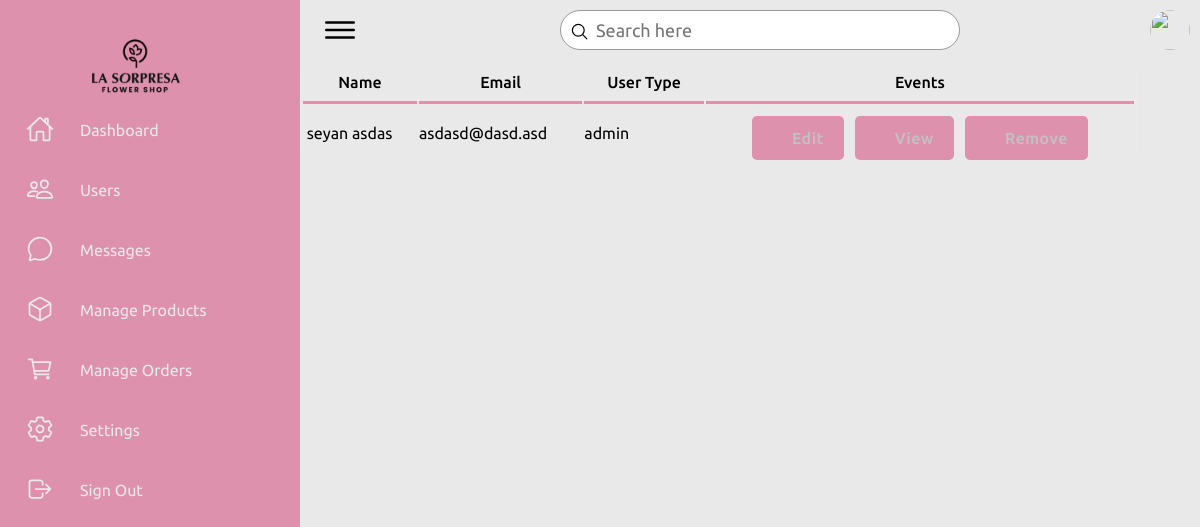
Before: /admin/users.php (signed in) with the older database file.
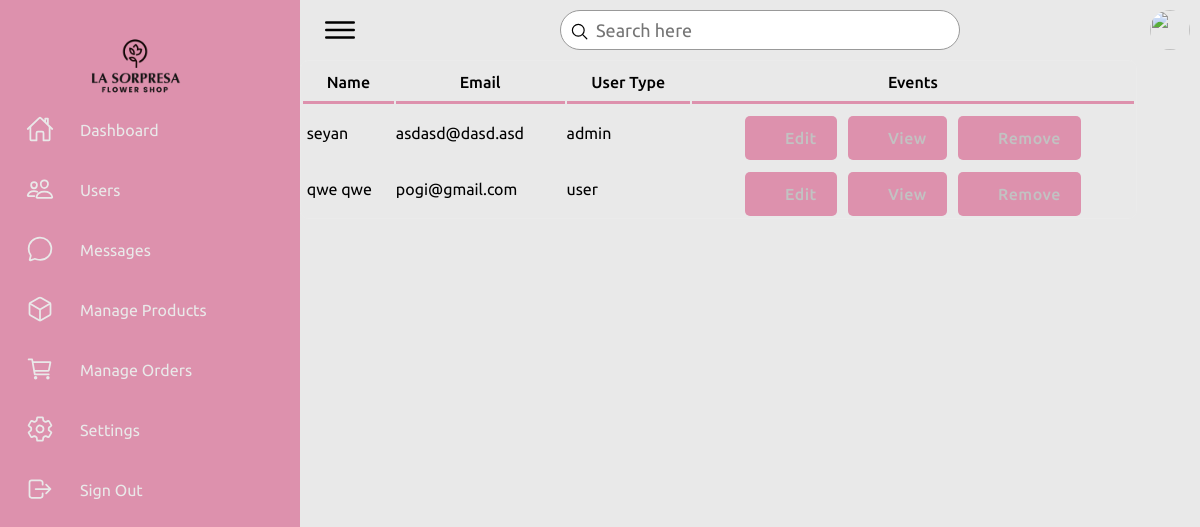
After: the same page with the newer database file.
### tables this page shows
CREATE TABLE `users` (
  `id` int(100) NOT NULL,
  `name` varchar(100) NOT NULL,
  `email` varchar(100) NOT NULL,
  `username` varchar(100) NOT NULL,
  `contact` varchar(100) NOT NULL,
  `password` varchar(255) NOT NULL,
  `user_type` varchar(1000) NOT NULL
);

### admin/users.php (the view, shortened to what this page needs)
<?php
include '../config.php';
$sql = "SELECT * FROM users";
?>
<!DOCTYPE html>
<html lang="en">
<head>
    <link rel="stylesheet" href="../css/style.css">
    <link rel="stylesheet" href="https://cdnjs.cloudflare.com/ajax/libs/animate.css/4.1.1/animate.min.css"/>
    <link rel="stylesheet" href="https://cdnjs.cloudflare.com/ajax/libs/font-awesome/6.5.2/css/all.min.css">
    <link rel="stylesheet" href="../css/animations.css">
    <link rel="stylesheet" href="../css/admin1.css">
    <link rel="stylesheet" href="../css/admin2.css">
</head>
<body>
    <div class="container">
        <div class="navigation">
            <ul>
                <li>
                    <a href="#">
                        <div class="logo-container">
                            <img src="../images/logo.png" alt="Logo" class="logo" />
                        </div>
                        <span class="title"></span>
                    </a>
                </li>
                <li>
                    <a href="dashboard.php">
                        <span class="icon">
                            <ion-icon name="home-outline"></ion-icon>
                        </span>
                        <span class="title">Dashboard</span>
                    </a>
                </li>
                <li>
                    <a href="#">
                        <span class="icon">
                            <ion-icon name="people-outline"></ion-icon>
                        </span>
                        <span class="title">Users</span>
                    </a>
                </li>
                <li>
                    <a href="#">
                        <span class="icon">
                            <ion-icon name="chatbubble-outline"></ion-icon>
                        </span>
                        <span class="title">Messages</span>
                    </a>
                </li>
                <li>
                    <a href="#">
                        <span class="icon">
                            <ion-icon name="cube-outline"></ion-icon>
                        </span>
                        <span class="title">Manage Products</span>
                    </a>
                </li>
                <li>
                    <a href="#">
                        <span class="icon">
                            <ion-icon name="cart-outline"></ion-icon>
                        </span>
                        <span class="title">Manage Orders</span>
                    </a>
                </li>
                <li>
                    <a href="#">
                        <span class="icon">
                            <ion-icon name="settings-outline"></ion-icon>
                        </span>
                        <span class="title">Settings</span>
                    </a>
                </li>
                <li>
                    <a href="../index.php">
                        <span class="icon">
                            <ion-icon name="log-out-outline"></ion-icon>
                        </span>
                        <span class="title">Sign Out</span>
                    </a>
                </li>
            </ul>
        </div>
        <div class="main">
            <div class="topbar">
                <div class="toggle">
                    <ion-icon name="menu-outline"></ion-icon>
                </div>
                <div class="search">
                    <label>
                        <input type="text" placeholder="Search here">
                        <ion-icon name="search-outline"></ion-icon>
                    </label>
                </div>
                <div class="user">
                    <img src="assets/imgs/customer01.jpg" alt="">
                </div>
            </div>
            <tr>
                <td colspan="4">
                    <div class="abc scroll">
                        <table width="93%" class="sub-table scrolldown" border="0">
                            <thead>
                                <tr>
                                    <th class="table-headin">
                                        Name
                                    </th>
                                    <th class="table-headin">
                                        Email
                                    </th>
                                    <th class="table-headin">
                                        User Type
                                    </th>
                                    <th class="table-headin">
                                        Events
                                    </th>
                            </thead>
                            <tbody>
                                <?php
                                $result = mysqli_query($conn, $sql);
                                if ($result->num_rows == 0) {
                                    echo '<tr>
                                    <td colspan="4">
                                    <br><br><br><br>
                                    <center>
                                    <br>
                                    <p class="heading-main12" style="margin-left: 45px;font-size:20px;color:rgb(49, 49, 49)">We  couldnt find anything related to your keywords !</p>
                                    <a class="non-style-link" href="users.php"><button  class="login-btn btn-primary-soft btn"  style="display: flex;justify-content: center;align-items: center;margin-left:20px;">&nbsp;  &nbsp;</font></button>
                                    </a>
                                    </center>
                                    <br><br><br><br>
                                    </td>
                                    </tr>';
                                } else {
                                    for ($x = 0; $x < $result->num_rows; $x++) {
                                        $row = $result->fetch_assoc();
                                        $id = $row["id"];
                                        $name = $row["name"];
                                        $email = $row["email"];
                                        $user_type = $row["user_type"];
                                        echo '<tr>
                                        <td> &nbsp;' .
                                            substr($name, 0, 30)
                                            . '</td>
                                        <td>
                                        ' . substr($email, 0, 20) . '
                                        </td>
                                        <td>
                                            ' . substr($user_type, 0, 20) . '
                                        </td>
                                        <td>
                                        <div style="display:flex;justify-content: center;">
                                        <a href="?action=edit&id=' . $id . '&error=0" class="non-style-link"><button  class="btn-primary-soft btn button-icon btn-edit"  style="padding-left: 40px;padding-top: 12px;padding-bottom: 12px;margin-top: 10px;"><font class="tn-in-text">Edit</font></button></a>
                                        &nbsp;&nbsp;&nbsp;
                                        <a href="?action=view&id=' . $id . '" class="non-style-link"><button  class="btn-primary-soft btn button-icon btn-view"  style="padding-left: 40px;padding-top: 12px;padding-bottom: 12px;margin-top: 10px;"><font class="tn-in-text">View</font></button></a>
                                       &nbsp;&nbsp;&nbsp;
                                       <a href="?action=drop&id=' . $id . '&name=' . $name . '" class="non-style-link"><button  class="btn-primary-soft btn button-icon btn-delete"  style="padding-left: 40px;padding-top: 12px;padding-bottom: 12px;margin-top: 10px;"><font class="tn-in-text">Remove</font></button></a>
                                        </div>
                                        </td>
                                    </tr>';
                                    }
                                }
                                ?>
                            </tbody>
                        </table>
                    </div>
                </td>
            </tr>
        </div>
    </div>
</body>
</html>

### css/style.css (style rules this page uses)
* { font-family: "Ubuntu", sans-serif; margin: 0; padding: 0; box-sizing: border-box; }
:root { --blue: #dd91ad; --white: #e9e9e9; --gray: #f5f5f5; --black1: #222; --black2: #999; }
body { min-height: 100vh; overflow-x: hidden; }
.container { position: relative; width: 100%; }
.navigation { position: fixed; width: 300px; height: 100%; background: var(--blue); border-left: 10px solid var(--blue); transition: 0.5s; overflow: hidden; }
.navigation ul { position: absolute; top: 0; left: 0; width: 100%; }
.logo-container { position: absolute; top: 20px; left: 50%; transform: translateX(-70%); z-index: 10; }
.logo { width: 100px; }
.navigation ul li { position: relative; width: 100%; list-style: none; border-top-left-radius: 30px; border-bottom-left-radius: 30px; }
.navigation ul li:nth-child(1) { margin-bottom: 40px; pointer-events: none; }
.navigation ul li a { position: relative; display: block; width: 100%; display: flex; text-decoration: none; color: var(--white); }
.navigation ul li a .icon { position: relative; display: block; min-width: 60px; height: 60px; line-height: 75px; text-align: center; }
.navigation ul li a .icon ion-icon { font-size: 1.75rem; }
.navigation ul li a .title { position: relative; display: block; padding: 0 10px; height: 60px; line-height: 60px; text-align: start; white-space: nowrap; }
.main { position: absolute; width: calc(100% - 300px); left: 300px; min-height: 100vh; background: var(--white); transition: 0.5s; }
.topbar { width: 100%; height: 60px; display: flex; justify-content: space-between; align-items: center; padding: 0 10px; }
.toggle { position: relative; width: 60px; height: 60px; display: flex; justify-content: center; align-items: center; font-size: 2.5rem; cursor: pointer; }
.search { position: relative; width: 400px; margin: 0 10px; }
.search label { position: relative; width: 100%; }
.search label input { width: 100%; height: 40px; border-radius: 40px; padding: 5px 20px; padding-left: 35px; font-size: 18px; outline: none; border: 1px solid var(--black2); }
.search label ion-icon { position: absolute; top: 0; left: 10px; font-size: 1.2rem; }
.user { position: relative; width: 40px; height: 40px; border-radius: 50%; overflow: hidden; cursor: pointer; }
.user img { position: absolute; top: 0; left: 0; width: 100%; height: 100%; object-fit: cover; }

### css/admin1.css (style rules this page uses)
.container { display: flex; flex-wrap: wrap; height: 100vh; }

### css/admin2.css (style rules this page uses)
:root { --primarycolor: #dd91ad; --primarycolorhover: #dd91ad; --btnice:#D8EBFA; --btnnicetext:#1b62b3; }
body { margin: 0; padding: 0; border-spacing: 0; font-family: 'Inter', sans-serif; }
.btn { cursor: pointer; padding: 8px 20px; outline: none; text-decoration: none; font-size: 15px; letter-spacing: 0.5px; transition: all 0.3s; border-radius: 5px; font-family: 'Inter', sans-serif; }
.btn-primary-soft { background-color: #dd91ad ; color: #c2c2c2; font-weight: 500; font-size: 16px; border: none; }
.non-style-link:link, .non-style-link:visited, .non-style-link:hover, .non-style-link:active { text-decoration: none; color: rgb(43, 43, 43); }
.sub-table { border: 1px solid #ebebeb; border-radius: 8px; }
.table-headin { font-size: 16px; font-weight: 500; padding: 10px; border-bottom: 3px solid var(--primarycolor); }
.abc { width: 100%; height: 550px; overflow: auto; }
.button-icon { background-position: 10px 50%; background-repeat: no-repeat; transition: 0.5s; padding: 8px 20px 8px 40px; }
.btn-edit { background-image: url('../img/icons/edit-iceblue.svg'); }
.btn-view { background-image: url('../img/icons/view-iceblue.svg'); }
.btn-delete { background-image: url('../img/icons/delete-iceblue.svg'); }

### admin/users.php (style rules this page uses)
.sub-table { animation: transitionIn-Y-bottom 0.5s; }

Changed rows visible on the page:
changed users "asdasd@dasd.asd": name "seyan asdas" → "seyan"
added users: name "qwe qwe", email "pogi@gmail.com", user_type "user"
